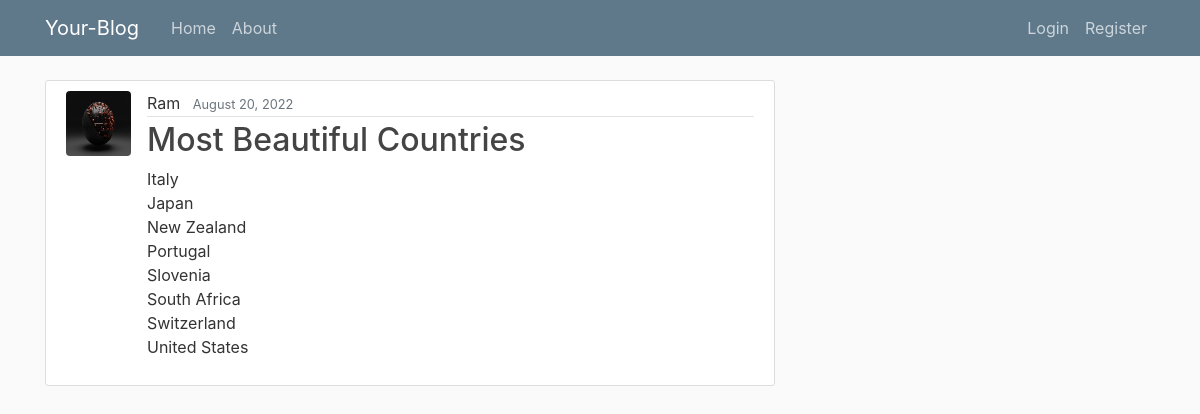
/post/21/, run on the app's committed database.
### blog/models.py (models this page shows, shortened)
class post(models.Model):
    title=models.CharField(max_length=100)
    content=models.TextField()
    date_posted=models.DateTimeField(default=timezone.now)
    author=models.ForeignKey(User,on_delete=models.CASCADE)

### users/models.py (models this page shows, shortened)
class profile(models.Model):
    user=models.OneToOneField(User, on_delete=CASCADE)
    image=models.ImageField(default='default.jpg', upload_to='profile_pics')

### blog/views.py (the view)
# urls.py: path('post/<int:pk>/', PostDetailView.as_view(), name='post-details'),
class PostDetailView(DetailView):
    model = post

### blog/templates/blog/post_detail.html (shortened to what this page needs)
{% extends "blog/base.html" %}
{% block content %}
    <article class="media content-section">
    <img class="rounded circle article-img" src="{{ object.author.profile.image.url }}">
        <div class="media-body">
        <div class="article-metadata">
            <a class="mr-2">{{ object.author }}</a>
            <small class="text-muted">{{ object.date_posted|date:"F d, Y" }}</small>
        </div>
        <h2 class="article-title">{{ object.title }}</h2>
        <p class="article-content">{{ object.content }}</p>
        </div>
    </article>
{% endblock content %}

### blog/static/blog/main.css (style rules this page uses)
body { background: #fafafa; color: #333333; margin-top: 5rem; }
h1, h2, h3, h4, h5, h6 { color: #444444; }
.content-section { background: #ffffff; padding: 10px 20px; border: 1px solid #dddddd; border-radius: 3px; margin-bottom: 20px; }
.article-title { color: #444444; }
.article-content { white-space: pre-line; }
.article-img { height: 65px; width: 65px; margin-right: 16px; }
.article-metadata { padding-bottom: 1px; margin-bottom: 4px; border-bottom: 1px solid #e3e3e3 }

### data on the page
post: author.profile.image (placeholder picture), author "Ram", date_posted "August 20, 2022", title "Most Beautiful Countries", content "Italy Japan New Zealand Portugal Slovenia South Africa Switzerland United States"
